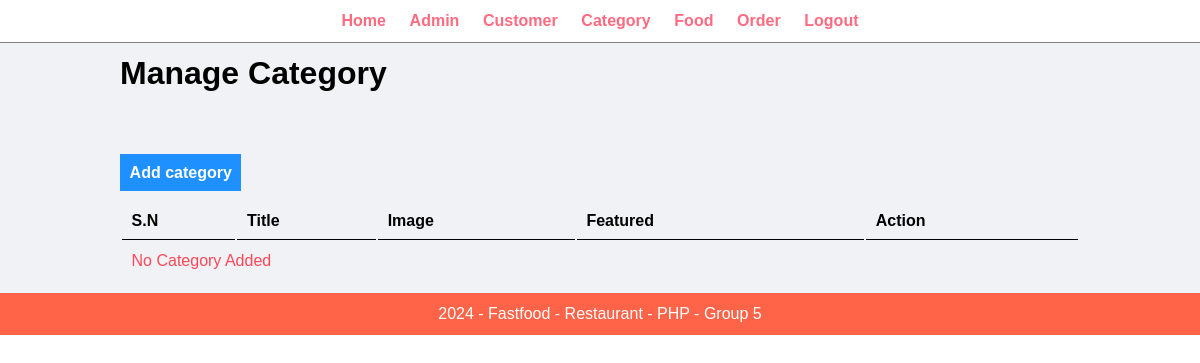
/admin/manage-category.php (signed in), run on an earlier commit of the app's database.
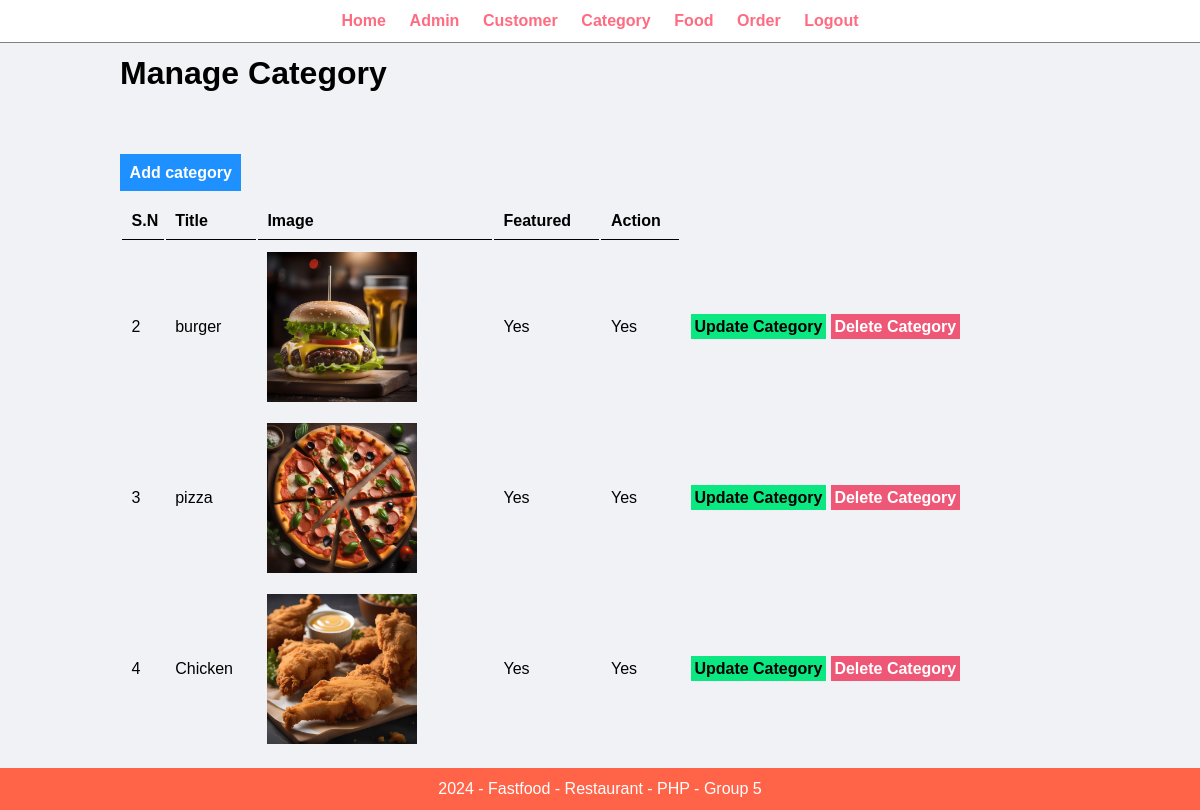
And on a later commit of the database.
### tables this page shows
CREATE TABLE `category` (
  `id` int(11) NOT NULL,
  `title` varchar(100) NOT NULL,
  `image` varchar(255) NOT NULL,
  `show_on_home` varchar(10) NOT NULL,
  `active` varchar(10) NOT NULL
);

### admin/manage-category.php (the view, shortened to what this page needs)
<?php include('patials/menu.php'); ?>
        <div class="main-content">
            <div class="wrapper">
                <h1>Manage Category</h1>
                <br /><br />
               <br /><br />
                <a href="<?php echo SITEURL;?>admin/add-category.php" class="btn-add">Add category</a>
                <br /><br />
                <table class="table-full">
                    <tr>
                        <th>S.N</th>
                        <th>Title</th>
                        <th>Image</th>
                        <th>Featured</th>
                        <th>Action</th>
                    </tr>
                    <?php
                       $sql = "SELECT * FROM category";
                       $res = mysqli_query($conn, $sql);
                       $count = mysqli_num_rows($res);
                       if ($count>0) {
                        while ($row = mysqli_fetch_assoc($res)) {
                            $id = $row['id'];
                            $title = $row['title'];
                            $image = $row['image'];
                            $show_on_home	= $row['show_on_home'];
                            $active = $row['active'];
                            ?>
                             <tr>
                               <td><?php echo $id; ?></td>
                               <td><?php echo $title; ?></td>
                               <td>
                                <?php
                                if ($image == "") {
                                    echo "<div class='error'>Image not Added</div>";
                                }
                                else {
                                    ?>
                                    <img src="<?php echo SITEURL;?>/images/category/<?php echo $image; ?> " width="150px">
                                    <?php
                                }
                                ?>
                               </td>
                               <td><?php echo $show_on_home; ?></td>
                               <td><?php echo $active; ?></td>
                               <td>
                                  <a href="<?php echo SITEURL;?>admin/update-category.php?id=<?php echo $id; ?>&image=<?php echo $image;?>" class="btn-update">Update Category</a>
                                  <a href="<?php echo SITEURL;?>admin/delete-category.php?id=<?php echo $id; ?>&image=<?php echo $image;?>" class="btn-delete">Delete Category</a>
                               </td>
                              </tr>
                            <?php
                        }
                       }
                       else {
                        ?>
                        <tr>
                             <td colspan="6"><div class="error">No Category Added</div></td>
                        </tr>
                        <?php
                       }
                    ?>
                </table>
            </div>
        </div>
<?php include('patials/footer.php'); ?>

### admin/patials/menu.php (shortened to what this page needs)
<html>
    <head>
        <link rel="stylesheet" href="../css/admin.css">
    </head>
    <body>
        <div class="menu">
            <div class="wrapper">
                <ul class="ul">
                    <li><a href="index.php">Home</a></li>
                    <li><a href="manage-admin.php">Admin</a></li>
                    <li><a href="manage-customer.php">Customer</a></li>
                    <li><a href="manage-category.php">Category</a></li>
                    <li><a href="manage-food.php">Food</a></li>
                    <li><a href="manage-order.php">Order</a></li>
                    <li><a href="logout.php">Logout</a></li>
                </ul>
            </div>
        </div>

### admin/patials/footer.php
        <div class="footer">
            <div class="wrapper">
                <p class="text-center">2024 - Fastfood - Restaurant - PHP - Group 5</p>
            </div>
        </div>
    </body>
</html>

### css/admin.css (style rules this page uses)
* { margin: 0; padding: 0; font-family: Arial, Helvetica, sans-serif; }
.wrapper { padding: 1%; width: 80%; margin: 0 auto; }
.text-center { text-align: center; }
.menu { text-align: center; border-bottom: 1px solid gray; }
.menu ul { list-style-type: none; }
.menu ul li { display: inline; padding: 1%; }
.menu ul li a { text-decoration: none; font-weight: bold; color: #ff6b81; }
.main-content { background-color: #f1f2f6; color: black; }
.btn-add { padding: 1%; background-color: #1e90ff; color: white; text-decoration: none; font-weight: bold; }
.btn-update { padding: 1%; background-color: #0be881; color: black; text-decoration: none; font-weight: bold; }
.btn-delete { padding: 1%; background-color: #ef5777; color: white; text-decoration: none; font-weight: bold; }
.table-full { width: 100%; }
table tr th { border-bottom: 1px solid black; padding: 1%; text-align: left; }
table tr td { padding: 1%; }
.footer { background-color: #ff6348; color: white; }
.error { color: #ff4757; }

What changed in the data, as far as the page shows it:
added category: id "2", title "burger", image (picture), show_on_home "Yes", active "Yes"
added category: id "3", title "pizza", image (picture), show_on_home "Yes", active "Yes"
added category: id "4", title "Chicken", image (picture), show_on_home "Yes", active "Yes"
Also different on the page:
text no longer shown: "No Category Added"
